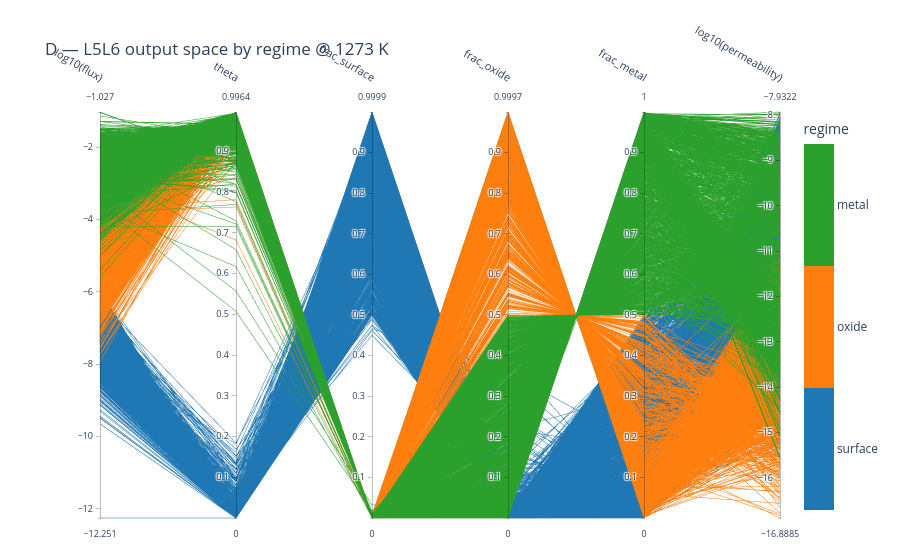

The notebook cell this image was saved under:
### Markdown cell above
## D — output space coloured by regime

Axes = the model outputs; colour = regime. Shows how the regimes separate in *output* space —
the surface cluster collapsing to near-zero `theta` is the clearest separation.

### Code cell
dimsD = ['flux', 'theta', 'frac_surface', 'frac_oxide', 'frac_metal', 'permeability']
figD = parallel_coordinates_samples(
    master_T, dimsD, color_by='regime', log_dims=logsub(dimsD),
    title=f'D — L5L6 output space by regime @ {T_SHOW} K',
    save_html=os.path.join(FIG_DIR, 'pcp_D_outputs.html'))
figD

### Figure 1 — Plotly figure (JSON) as saved in the notebook; plotly's stock layout.template omitted (floating-point values rounded to 4 significant figures; data arrays with more than 128 entries replaced by an {"elided": "..."} marker saying what was removed)
{"data": [{"dimensions": [{"label": "log10(flux)", "values": {"elided": "5073 float values"}}, {"label": "theta", "values": {"elided": "5073 float values"}}, {"label": "frac_surface", "values": {"elided": "5073 float values"}}, {"label": "frac_oxide", "values": {"elided": "5073 float values"}}, {"label": "frac_metal", "values": {"elided": "5073 float values"}}, {"label": "log10(permeability)", "values": {"elided": "5073 float values"}}], "labelangle": 30, "labelfont": {"size": 11}, "labelside": "top", "line": {"cmax": 2.5, "cmin": -0.5, "color": {"elided": "5073 float values"}, "colorbar": {"ticktext": ["surface", "oxide", "metal"], "tickvals": [0, 1, 2], "title": {"text": "regime"}}, "colorscale": [[0, "#1f77b4"], [0.3333, "#1f77b4"], [0.3333, "#ff7f0e"], [0.6667, "#ff7f0e"], [0.6667, "#2ca02c"], [1, "#2ca02c"]], "showscale": true}, "rangefont": {"size": 9}, "tickfont": {"size": 9}, "type": "parcoords"}], "layout": {"font": {"size": 12}, "margin": {"b": 40, "l": 100, "r": 120, "t": 110}, "title": {"text": "D — L5L6 output space by regime @ 1273 K"}}}
